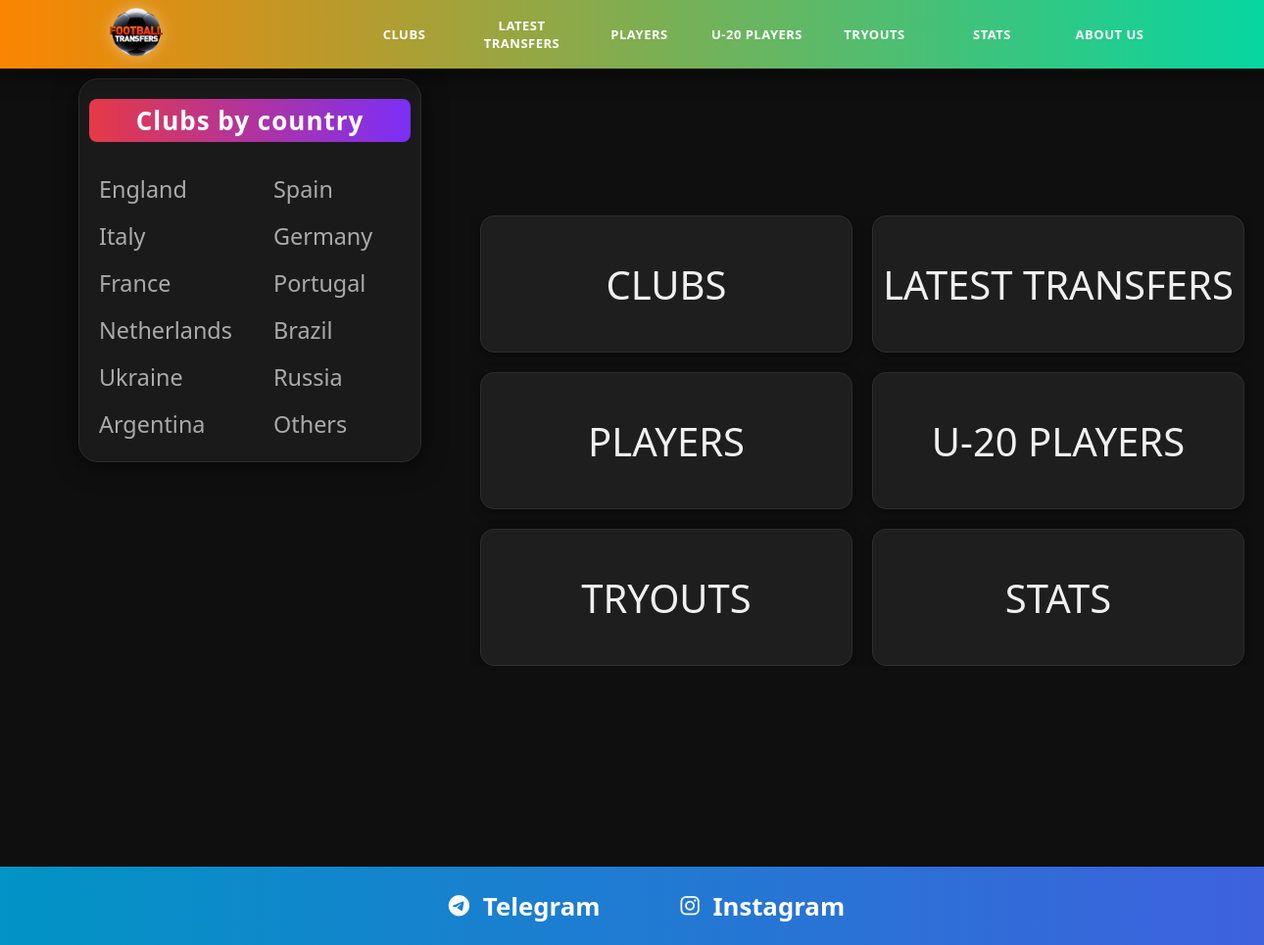
The page / on the database its author committed.
### main/models.py (models this page shows, shortened)
class Country(models.Model):
    name = models.CharField(max_length=255)
    class Meta:
        verbose_name = "country"
        verbose_name_plural = "countries"

### main/views.py (the view)
# urls.py: path('', index_view, name='index'),
def index_view(request):
    countries = Country.objects.all()
    context = {
        'countries': countries,
    }
    return render(request, 'index.html', context)

### templates/index.html
{% extends 'base.html' %}
{% block content%}
<div class="latest-transfers">
    <div class="countries">
        <a href="{% url 'clubs' %}"> CLUBS </a>
        <a href="{% url 'latest-transfers' %}"> LATEST TRANSFERS </a>
        <a href="{% url 'players' %}"> PLAYERS </a>
        <a href="{% url 'u20-players' %}"> U-20 PLAYERS </a>
        <a href="{% url 'tryouts' %}"> TRYOUTS </a>
        <a href="{% url 'stats' %}"> STATS </a>
    </div>
</div>
{% endblock %}

### templates/base.html (shortened to what this page needs)
<!DOCTYPE html>
{% load static %}
<html>
<head>
    <link rel="stylesheet" type="text/css" media="screen" href="{% static 'css/main.css' %}"/>
    <link
            rel="stylesheet"
            href="https://cdnjs.cloudflare.com/ajax/libs/font-awesome/6.1.1/css/all.min.css"
    />
</head>
<body>
<div class="container">
    <div class="navbar">
        <div class="icon">
            <a href="{% url 'index' %}">
                <img src="{% static 'img/12252568_173-removebg-preview.png' %}" alt=""/>
            </a>
        </div>
        <div class="links">
            <div><a href="{% url 'clubs' %}">CLUBS</a></div>
            <div><a href="{% url 'latest-transfers' %}">LATEST TRANSFERS</a></div>
            <div><a href="{% url 'players' %}">PLAYERS</a></div>
            <div><a href="{% url 'u20-players' %}">U-20 PLAYERS</a></div>
            <div><a href="{% url 'tryouts' %}">TRYOUTS</a></div>
            <div><a href="{% url 'stats' %}">STATS</a></div>
            <div><a href="{% url 'about' %}">ABOUT US</a></div>
        </div>
    </div>
    <div class="country-clubs">
        <h2 id="title">Clubs by country</h2>
        <div class="country">
            <div>
                {% for country in countries %}
                {% if forloop.counter <= 6 %}
                <h3><a href="{% url 'clubs_by_country' country.id %}">{{ country.name }}</a></h3>
                {% endif %}
                {% endfor %}
            </div>
            <div>
                {% for country in countries %}
                {% if forloop.counter > 6 %}
                <h3><a href="{% url 'clubs_by_country' country.id %}">{{ country.name }}</a></h3>
                {% endif %}
                {% endfor %}
            </div>
        </div>
    </div>
    {% block content%}
    {% endblock %}
    <div class="footer" style="margin-top: 200px;">
        <a href="https://t.me/homiidov">
            <div>
                <i class="fa-brands fa-telegram"></i> &nbsp;
                <h3>Telegram</h3>
            </div>
        </a>
        <a href="https://www.instagram.com/homiidov_/">
            <div>
                <i class="fa-brands fa-instagram"></i> &nbsp;
                <h3>Instagram</h3>
            </div>
        </a>
    </div>
</div>
</body>
</html>

### rows shown on the page
Country: name "England"
Country: name "Italy"
Country: name "France"
Country: name "Netherlands"
Country: name "Ukraine"
Country: name "Argentina"
Country: name "Spain"
Country: name "Germany"
Country: name "Portugal"
Country: name "Brazil"
Country: name "Russia"
Country: name "Others"
